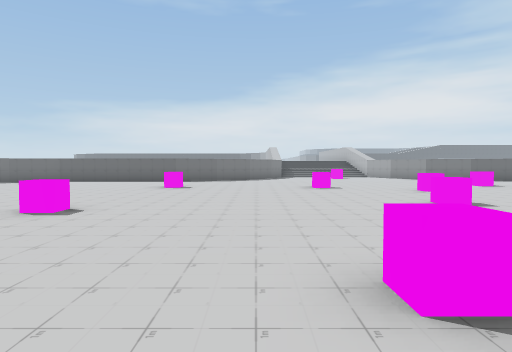
View 1 (above)

17 first-person views from a walk through a scene from a Unity 3-D project. The camera is 1.5 m above the floor, tilts 2° down and sees 75° across. The floor is counted in squares, 2 m on a side. Each view is taken from the middle of a square. On the plan, view 1 faces up. The plan holds only what a view shows up to about 11 squares ahead; the rest is blank. The place goes on beyond the plan. The player is left out.

View 2
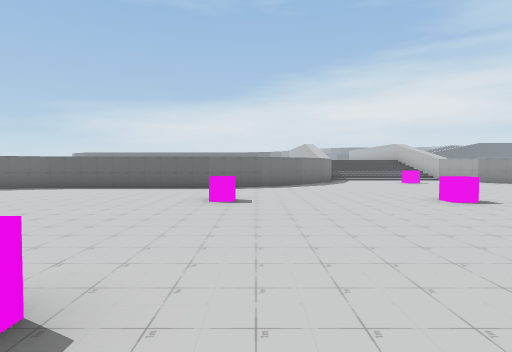

View 3
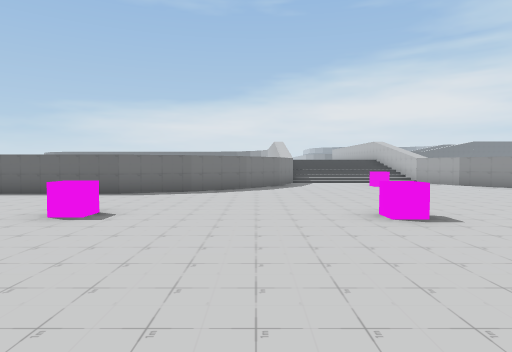

View 4
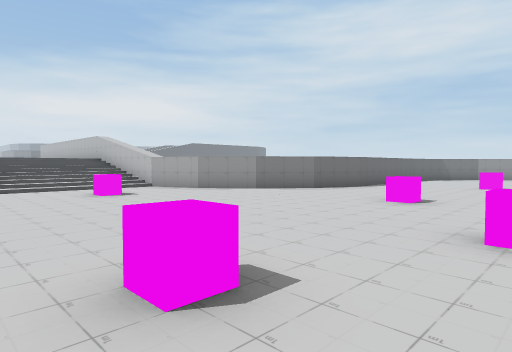

View 5
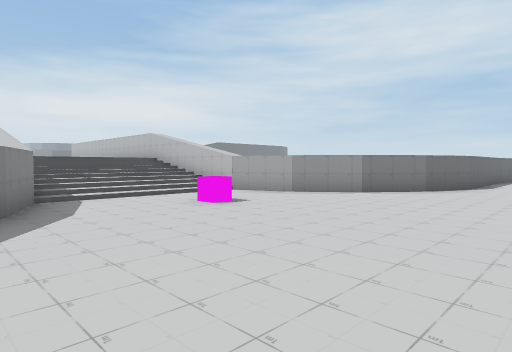

View 6
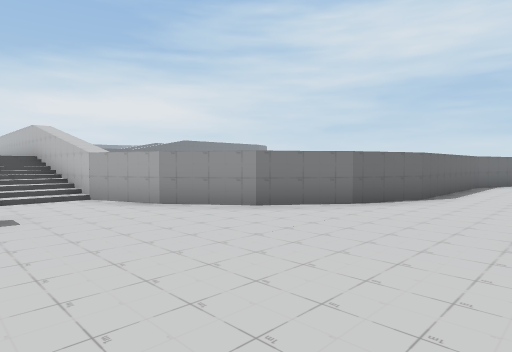

View 7
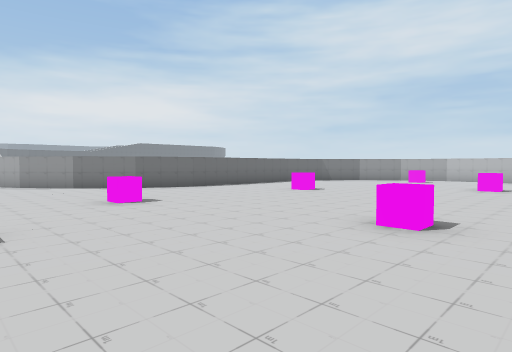

View 8
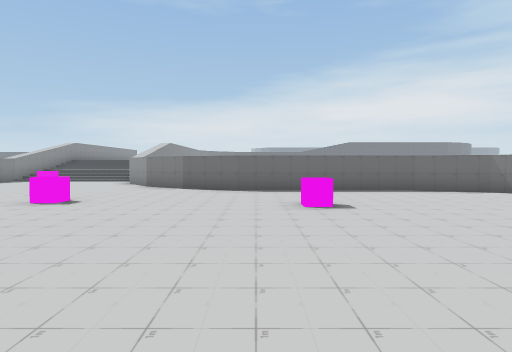

View 9
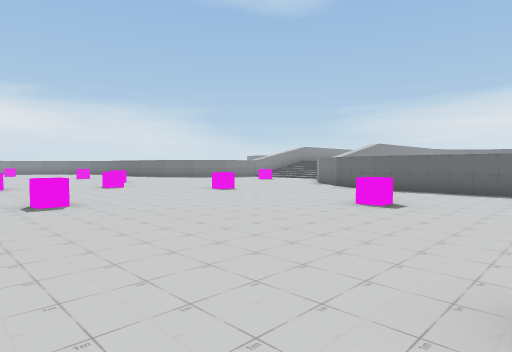

View 10
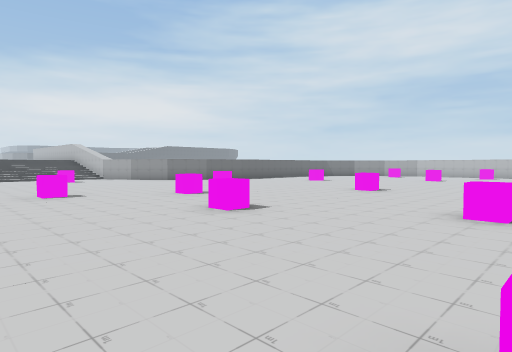

View 11
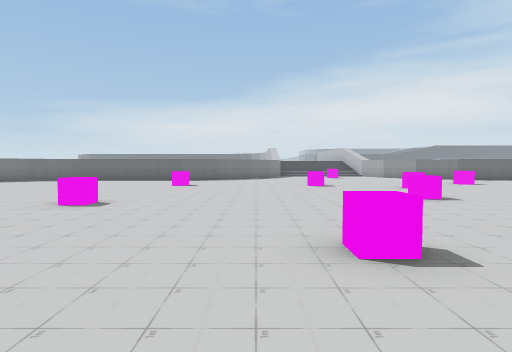

View 12
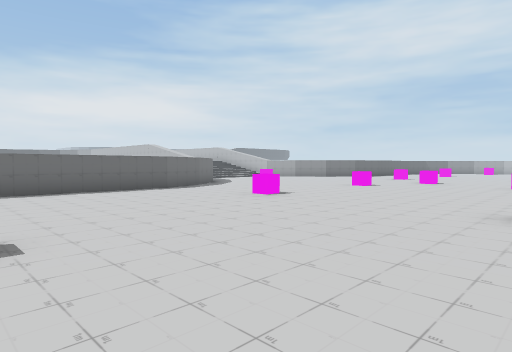

View 13
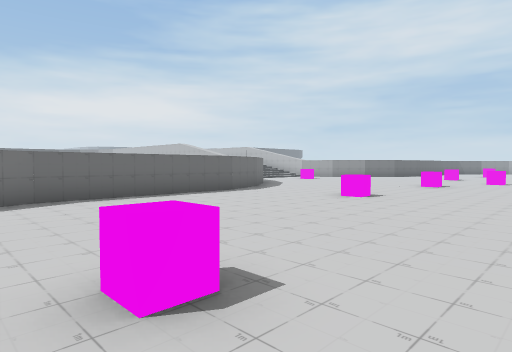

View 14
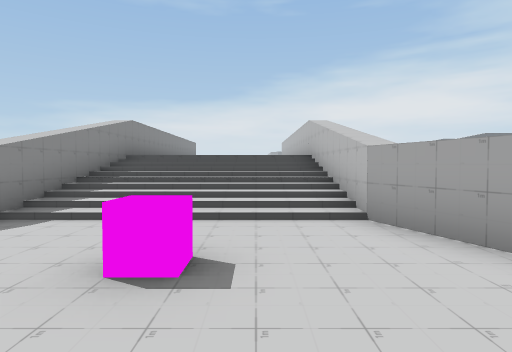

View 15
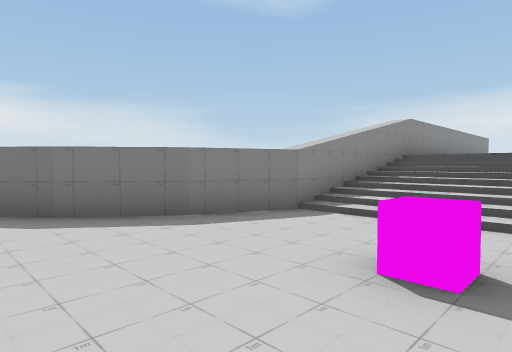

View 16
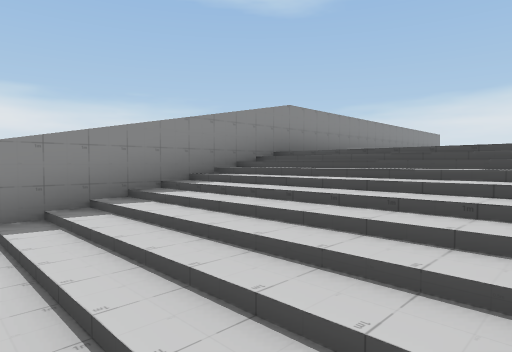

View 17
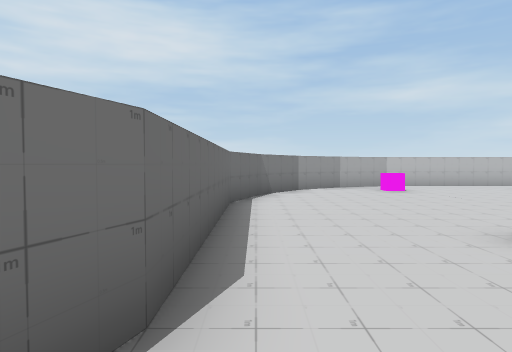

### Floor plan
Key: @ floor where view 1 was taken; # wall or solid block; x gap in a wall; . floor; / step, stairs or slope.
Columns run from 10 left of view 1 to 17 right of it. Each row starts with its distance up from view 1.
 25            #     #
 24            #/////#
 23            #/////#
 22            #/////#
 21            #/////#
 20            #/////#
 19            #.....#
 18           ##.....##
 17          ##.......##
 16         ##.........##
 15 #########...........########
 14 #...........................
 13  ...........................
 12  ...........................
 11 ............#..........#....
 10 ............................
  9 .#..........................
  8 ............................
  7 ...........................x
  6  .............#............
  5  ......#...................
  4       ...............
  3        ..........
  2        ....#...
  1         .....
  0          .@.
 -1           .

Positions as (right, up) in squares from view 1, and headings:
1: (0, 0), facing up
2: (-2, 4), facing up
3: (0, 6), facing up
4: (1, 9), facing up-right
5: (0, 12), facing up-right
6: (4, 12), facing up-right
7: (5, 5), facing up-right
8: (12, 5), facing up
9: (16, 5), facing up-left
10: (0, 2), facing up-right
11: (0, -1), facing up
12: (-9, 5), facing up-right
13: (-10, 7), facing up-right
14: (5, 15), facing up
15: (5, 15), facing up-left
16: (6, 19), facing up-left
17: (10, 14), facing right
